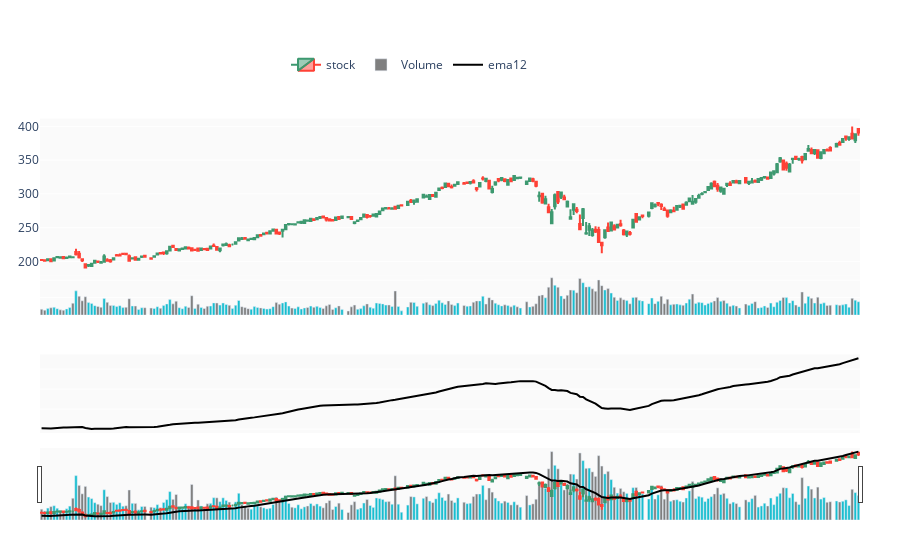

Here is the notebook cell this chart was saved with:
### Code cell
ret.add_trace(go.Scatter(
                x= stock.df['Date'],
                y= md['EMA_12'],
                mode="lines",
                line=go.scatter.Line(color='black'),
                showlegend=True,
                yaxis = 'y3',
                name = 'ema12'))
ret.show()

### Figure 1 — Plotly figure (JSON) as saved in the notebook; plotly's stock layout.template omitted (floating-point values rounded to 4 significant figures; data arrays with more than 128 entries replaced by an {"elided": "..."} marker saying what was removed)
{"data": [{"close": {"elided": "253 float values"}, "high": {"elided": "253 float values"}, "low": {"elided": "253 float values"}, "name": "stock", "open": {"elided": "253 float values"}, "type": "candlestick", "x": {"elided": "253 str values"}, "yaxis": "y2"}, {"marker": {"color": {"elided": "253 str values"}}, "name": "Volume", "type": "bar", "x": {"elided": "253 str values"}, "y": {"elided": "253 int values"}, "yaxis": "y"}, {"line": {"color": "black"}, "mode": "lines", "name": "ema12", "showlegend": true, "type": "scatter", "x": {"elided": "253 str values"}, "y": {"elided": "253 float values"}, "yaxis": "y3"}], "layout": {"legend": {"orientation": "h", "x": 0.3, "y": 0.9, "yanchor": "bottom"}, "margin": {"b": 40, "l": 40, "r": 40, "t": 40}, "plot_bgcolor": "rgb(250, 250, 250)", "xaxis": {"anchor": "y", "domain": [0, 1], "rangebreaks": [{"bounds": ["sat", "mon"]}, {"values": ["2015-12-25", "2016-01-01"]}], "rangeselector": {"visible": true}, "showticklabels": false}, "xaxis2": {"anchor": "y3", "domain": [0, 1], "rangeselector": {"visible": false}, "showticklabels": true}, "yaxis": {"anchor": "x", "domain": [0.3, 0.4], "showticklabels": false}, "yaxis2": {"anchor": "x", "domain": [0.4, 0.8]}, "yaxis3": {"anchor": "x", "domain": [0, 0.2], "showticklabels": false}}}
